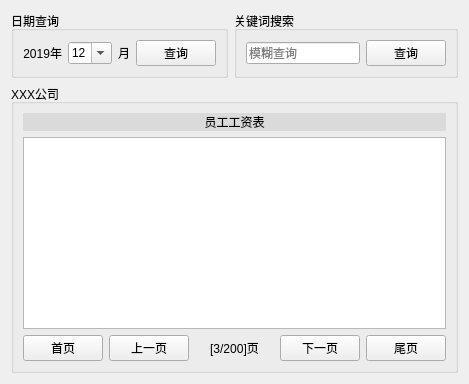
        <widget class="QWidget" name="page_2">
         <layout class="QVBoxLayout" name="verticalLayout_3">
          <item>
           <widget class="QWidget" name="widget_2" native="true">
            <layout class="QHBoxLayout" name="horizontalLayout_2" stretch="2,3">
             <property name="leftMargin">
              <number>0</number>
             </property>
             <property name="topMargin">
              <number>0</number>
             </property>
             <property name="rightMargin">
              <number>0</number>
             </property>
             <property name="bottomMargin">
              <number>0</number>
             </property>
             <item>
              <widget class="QGroupBox" name="groupBox_2">
               <property name="title">
                <string>日期查询</string>
               </property>
               <layout class="QHBoxLayout" name="horizontalLayout_4">
                <item>
                 <widget class="QLabel" name="label_2">
                  <property name="text">
                   <string>2019年</string>
                  </property>
                  <property name="alignment">
                   <set>Qt::AlignRight|Qt::AlignTrailing|Qt::AlignVCenter</set>
                  </property>
                 </widget>
                </item>
                <item>
                 <widget class="QComboBox" name="comboBox">
                  <property name="maximumSize">
                   <size>
                    <width>50</width>
                    <height>16777215</height>
                   </size>
                  </property>
                  <property name="editable">
                   <bool>true</bool>
                  </property>
                  <property name="currentIndex">
                   <number>4</number>
                  </property>
                  <property name="maxCount">
                   <number>12</number>
                  </property>
                  <property name="frame">
                   <bool>true</bool>
                  </property>
                  <item>
                   <property name="text">
                    <string>2</string>
                   </property>
                  </item>
                  <item>
                   <property name="text">
                    <string>3</string>
                   </property>
                  </item>
                  <item>
                   <property name="text">
                    <string>4</string>
                   </property>
                  </item>
                  <item>
                   <property name="text">
                    <string>11</string>
                   </property>
                  </item>
                  <item>
                   <property name="text">
                    <string>12</string>
                   </property>
                  </item>
                 </widget>
                </item>
                <item>
                 <widget class="QLabel" name="label_3">
                  <property name="text">
                   <string>月</string>
                  </property>
                  <property name="alignment">
                   <set>Qt::AlignLeading|Qt::AlignLeft|Qt::AlignVCenter</set>
                  </property>
                 </widget>
                </item>
                <item>
                 <widget class="QPushButton" name="pushButton_12">
                  <property name="text">
                   <string>查询</string>
                  </property>
                 </widget>
                </item>
               </layout>
              </widget>
             </item>
             <item>
              <widget class="QGroupBox" name="groupBox_5">
               <property name="title">
                <string>关键词搜索</string>
               </property>
               <layout class="QHBoxLayout" name="horizontalLayout_6">
                <item>
                 <widget class="QLineEdit" name="lineEdit_31">
                  <property name="frame">
                   <bool>true</bool>
                  </property>
                  <property name="placeholderText">
                   <string>模糊查询</string>
                  </property>
                  <property name="clearButtonEnabled">
                   <bool>true</bool>
                  </property>
                 </widget>
                </item>
                <item>
                 <widget class="QPushButton" name="pushButton_10">
                  <property name="text">
                   <string>查询</string>
                  </property>
                 </widget>
                </item>
               </layout>
              </widget>
             </item>
            </layout>
           </widget>
          </item>
          <item>
           <widget class="QGroupBox" name="groupBox_8">
            <property name="title">
             <string>XXX公司</string>
            </property>
            <layout class="QVBoxLayout" name="verticalLayout">
             <item>
              <widget class="QLabel" name="label_53">
               <property name="styleSheet">
                <string notr="true">background-color: rgb(218, 218, 218);</string>
               </property>
               <property name="text">
                <string>员工工资表</string>
               </property>
               <property name="alignment">
                <set>Qt::AlignCenter</set>
               </property>
              </widget>
             </item>
             <item>
              <widget class="QTableView" name="tableView">
               <property name="gridStyle">
                <enum>Qt::DashDotLine</enum>
               </property>
              </widget>
             </item>
             <item>
              <widget class="QWidget" name="widget_3" native="true">
               <layout class="QHBoxLayout" name="horizontalLayout_3">
                <property name="leftMargin">
                 <number>0</number>
                </property>
                <property name="topMargin">
                 <number>0</number>
                </property>
                <property name="rightMargin">
                 <number>0</number>
                </property>
                <property name="bottomMargin">
                 <number>0</number>
                </property>
                <item>
                 <widget class="QPushButton" name="pushButton_5">
                  <property name="text">
                   <string>首页</string>
                  </property>
                 </widget>
                </item>
                <item>
                 <widget class="QPushButton" name="pushButton_14">
                  <property name="text">
                   <string>上一页</string>
                  </property>
                 </widget>
                </item>
                <item>
                 <widget class="QLabel" name="label">
                  <property name="text">
                   <string>[3/200]页</string>
                  </property>
                  <property name="alignment">
                   <set>Qt::AlignCenter</set>
                  </property>
                 </widget>
                </item>
                <item>
                 <widget class="QPushButton" name="pushButton_15">
                  <property name="text">
                   <string>下一页</string>
                  </property>
                 </widget>
                </item>
                <item>
                 <widget class="QPushButton" name="pushButton_16">
                  <property name="text">
                   <string>尾页</string>
                  </property>
                 </widget>
                </item>
               </layout>
              </widget>
             </item>
            </layout>
           </widget>
          </item>
         </layout>
        </widget>
